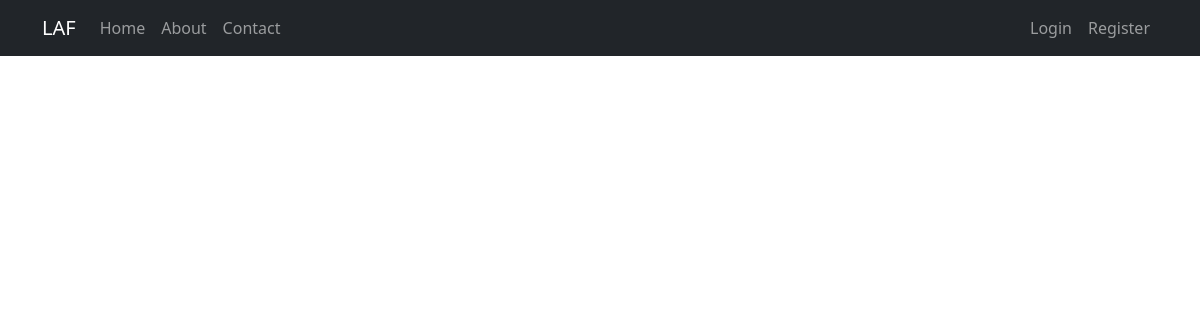
Before: / with the older database file.
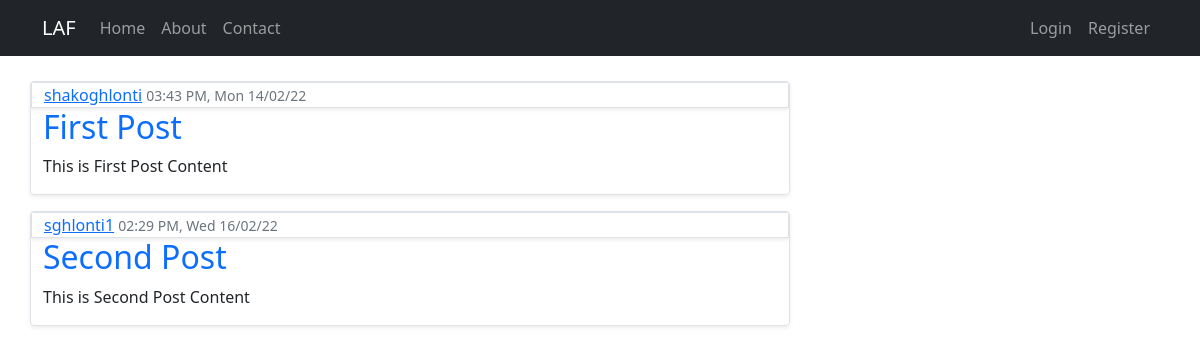
After: the same page with the newer database file.
### landf/models.py (models this page shows, shortened)
class Post(models.Model):
    title = models.CharField(max_length=50)
    content = models.TextField()
    date_posted = models.DateTimeField(default=timezone.now)
    author = models.ForeignKey(User, on_delete=models.CASCADE)

### landf/views.py (the view)
# urls.py: 2. Add a URL to urlpatterns:  path('', views.home, name='home')
def home(request):
    context = {
        'title': 'Home',
        'registered': registered,
        'posts': Post.objects.all()
    }
    return render(request, 'landf/home.html', context)

### templates/landf/home.html
{% extends 'landf/index.html' %}
{% block content %}
    {% for post in posts %}
        <div class="row g0 mb-3 border rounded overflow-hidden flex-md-row shadow-sm">
            <div class="border overflow-hidden flex-md-row shadow-sm">
              <a class="mr-2" href="#">{{ post.author }}</a>
              <small class="text-muted">{{ post.date_posted|date:"h:i A, D d/m/y" }}</small>
            </div>
            <h2><a class="article-title text-decoration-none" href="#">{{ post.title }}</a></h2>
              <p class="article-content">{{ post.content }}</p>
        </div>
    {% endfor %}
{% endblock %}

### templates/landf/index.html (shortened to what this page needs)
<!DOCTYPE html>
<html lang="en">
{% include 'landf/header.html' %}
<body>
<header class="modal-header">
      <nav class="navbar navbar-expand-md navbar-dark bg-dark fixed-top">
        <div class="container mb-auto">
          <a class="navbar-brand mr-4" href="{% url 'landf-home' %}">LAF</a>
          <div class="collapse navbar-collapse" id="navbarToggle">
            <div class="navbar-nav mr-auto">
                <a class="nav-item nav-link" href="{% url 'landf-home' %}">Home</a>
                <a class="nav-item nav-link" href="{% url 'landf-about' %}">About</a>
                <a class="nav-item nav-link" href="{% url 'landf-contact' %}">Contact</a>
            </div>
            <div class="navbar-nav ms-auto text-center">
                {% if registered == True %}
                <a class="nav-item nav-link" href="{% url 'landf-profile' %}">Profile</a>
                {% else %}
                <a class="nav-item nav-link" href="{% url 'landf-login' %}">Login</a>
                <a class="nav-item nav-link" href="{% url 'register' %}">Register</a>
                {% endif %}
            </div>
          </div>
        </div>
      </nav>
    </header>
    <main role="main" class="container">
        <div class="row">
            <div class="col-md-8 mt-5">
                {% block content %} {% endblock %}
            </div>
        </div>
    </main>
</body>
</html>

### templates/landf/header.html (shortened to what this page needs)
<head>
    <link href="https://cdn.jsdelivr.net/npm/bootstrap@5.1.3/dist/css/bootstrap.min.css" rel="stylesheet">
</head>

Changed rows visible on the page:
added Post: author "shakoghlonti", date_posted "03:43 PM, Mon 14/02/22", title "First Post", content "This is First Post Content"
added Post: author "sghlonti1", date_posted "02:29 PM, Wed 16/02/22", title "Second Post", content "This is Second Post Content"
